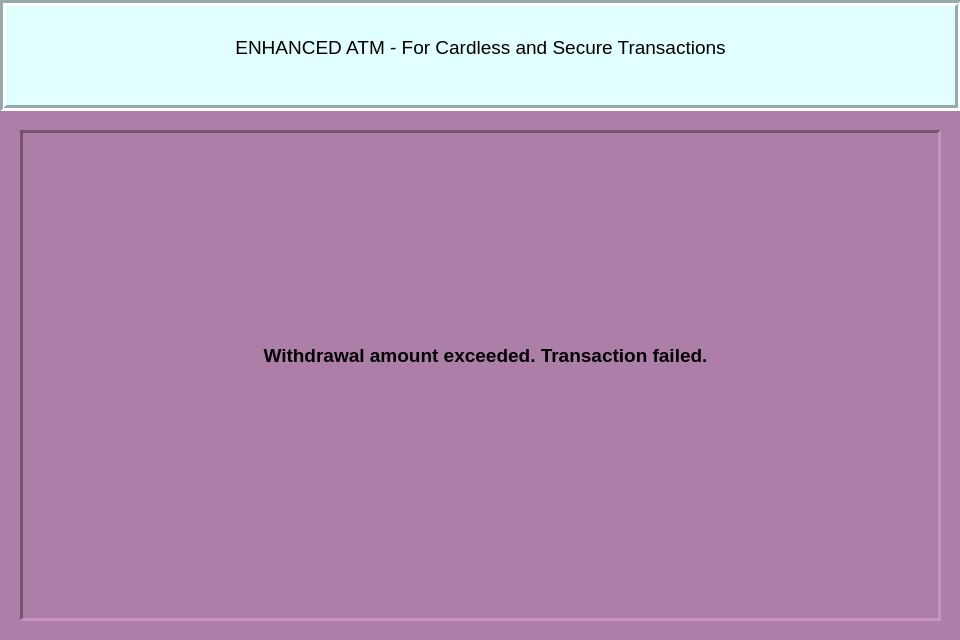
<?xml version="1.0" encoding="UTF-8"?>
<ui version="4.0">
 <class>wdLim</class>
 <widget class="QDialog" name="wdLim">
  <property name="geometry">
   <rect>
    <x>0</x>
    <y>0</y>
    <width>960</width>
    <height>640</height>
   </rect>
  </property>
  <property name="windowTitle">
   <string>Dialog</string>
  </property>
  <property name="styleSheet">
   <string notr="true">background-color: rgb(33, 170, 229);
background-color: rgb(173, 127, 168);</string>
  </property>
  <property name="modal">
   <bool>false</bool>
  </property>
  <widget class="QTextBrowser" name="topLabel">
   <property name="geometry">
    <rect>
     <x>0</x>
     <y>0</y>
     <width>961</width>
     <height>111</height>
    </rect>
   </property>
   <property name="styleSheet">
    <string notr="true">background-color: rgb(225, 255, 253);</string>
   </property>
   <property name="frameShape">
    <enum>QFrame::Box</enum>
   </property>
   <property name="frameShadow">
    <enum>QFrame::Sunken</enum>
   </property>
   <property name="lineWidth">
    <number>3</number>
   </property>
   <property name="html">
    <string>&lt;!DOCTYPE HTML PUBLIC &quot;-//W3C//DTD HTML 4.0//EN&quot; &quot;http://www.w3.org/TR/REC-html40/strict.dtd&quot;&gt;
&lt;html&gt;&lt;head&gt;&lt;meta name=&quot;qrichtext&quot; content=&quot;1&quot; /&gt;&lt;style type=&quot;text/css&quot;&gt;
p, li { white-space: pre-wrap; }
&lt;/style&gt;&lt;/head&gt;&lt;body style=&quot; font-family:'MS Shell Dlg 2'; font-size:7.8pt; font-weight:400; font-style:normal;&quot;&gt;
&lt;p align=&quot;center&quot; style=&quot;-qt-paragraph-type:empty; margin-top:0px; margin-bottom:0px; margin-left:0px; margin-right:0px; -qt-block-indent:0; text-indent:0px;&quot;&gt;&lt;br /&gt;&lt;/p&gt;
&lt;p align=&quot;center&quot; style=&quot;-qt-paragraph-type:empty; margin-top:0px; margin-bottom:0px; margin-left:0px; margin-right:0px; -qt-block-indent:0; text-indent:0px;&quot;&gt;&lt;br /&gt;&lt;/p&gt;
&lt;p align=&quot;center&quot; style=&quot; margin-top:0px; margin-bottom:0px; margin-left:0px; margin-right:0px; -qt-block-indent:0; text-indent:0px;&quot;&gt;&lt;span style=&quot; font-size:14pt; color:#000000;&quot;&gt;ENHANCED ATM - For Cardless and Secure Transactions&lt;/span&gt;&lt;/p&gt;&lt;/body&gt;&lt;/html&gt;</string>
   </property>
  </widget>
  <widget class="QLabel" name="QRframe">
   <property name="geometry">
    <rect>
     <x>20</x>
     <y>130</y>
     <width>921</width>
     <height>491</height>
    </rect>
   </property>
   <property name="frameShape">
    <enum>QFrame::Panel</enum>
   </property>
   <property name="frameShadow">
    <enum>QFrame::Sunken</enum>
   </property>
   <property name="lineWidth">
    <number>3</number>
   </property>
   <property name="text">
    <string/>
   </property>
  </widget>
  <widget class="QTextBrowser" name="textBrowser">
   <property name="geometry">
    <rect>
     <x>170</x>
     <y>340</y>
     <width>631</width>
     <height>51</height>
    </rect>
   </property>
   <property name="frameShape">
    <enum>QFrame::NoFrame</enum>
   </property>
   <property name="html">
    <string>&lt;!DOCTYPE HTML PUBLIC &quot;-//W3C//DTD HTML 4.0//EN&quot; &quot;http://www.w3.org/TR/REC-html40/strict.dtd&quot;&gt;
&lt;html&gt;&lt;head&gt;&lt;meta name=&quot;qrichtext&quot; content=&quot;1&quot; /&gt;&lt;style type=&quot;text/css&quot;&gt;
p, li { white-space: pre-wrap; }
&lt;/style&gt;&lt;/head&gt;&lt;body style=&quot; font-family:'MS Shell Dlg 2'; font-size:7.8pt; font-weight:400; font-style:normal;&quot;&gt;
&lt;p align=&quot;center&quot; style=&quot; margin-top:0px; margin-bottom:0px; margin-left:0px; margin-right:0px; -qt-block-indent:0; text-indent:0px;&quot;&gt;&lt;span style=&quot; font-size:14pt; font-weight:600;&quot;&gt;Withdrawal amount exceeded. Transaction failed.&lt;/span&gt;&lt;/p&gt;&lt;/body&gt;&lt;/html&gt;</string>
   </property>
  </widget>
 </widget>
 <resources/>
 <connections/>
</ui>
